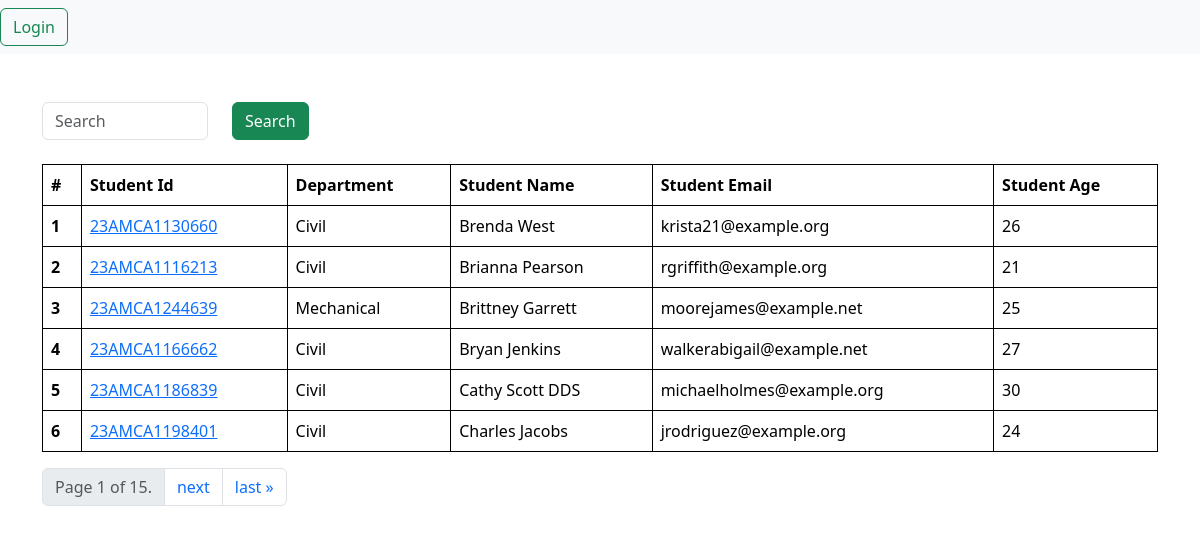
/students/, run on an earlier commit of the app's database.
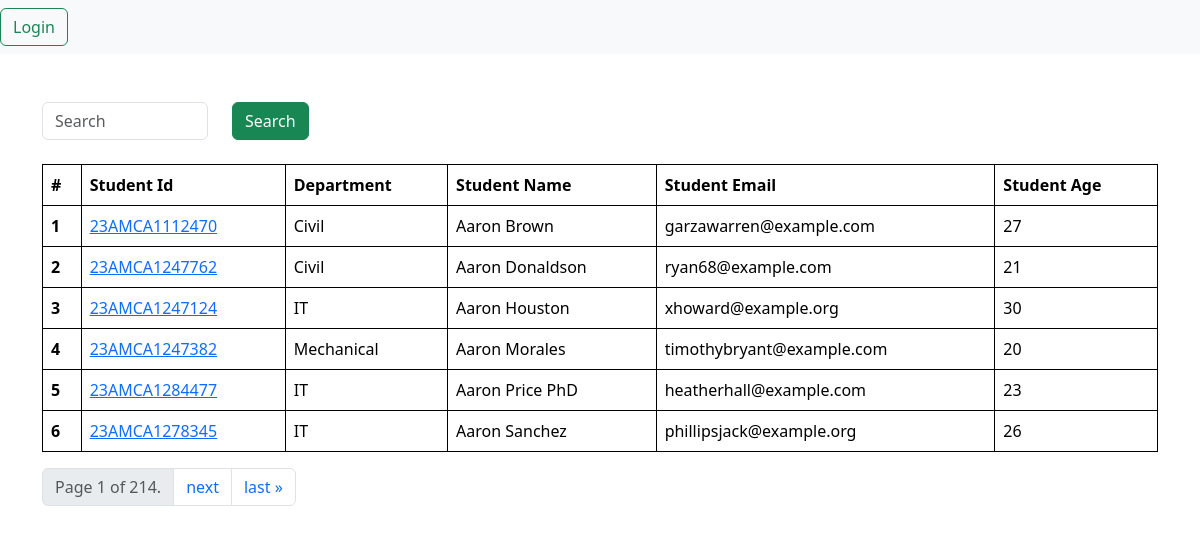
And on a later commit of the database.
### vege/models.py (models this page shows, shortened)
class Student(models.Model):
    department = models.ForeignKey(Department, related_name='depart', on_delete=models.CASCADE)
    student_id = models.OneToOneField(StudentId, related_name='studentid', on_delete=models.CASCADE)
    student_name = models.CharField(max_length=100)
    student_email = models.EmailField(unique = True)
    student_age = models.IntegerField(default=18)
    student_address = models.TextField()
    is_deleted = models.BooleanField(default=False)
    objects = StudentManager()  # custome manager
    admin_objects = models.Manager()  # built in manager
    class Meta:
        ordering = ['student_name']
        verbose_name = "student"

class StudentId(models.Model):
    student_id = models.CharField(max_length=100)
    def __str__(self):
        return self.student_id

class Department(models.Model):
    department = models.CharField(max_length=100)
    def __str__(self):
        return self.department
    class Meta:
        ordering = ['department'] # Orders departments in descending order

### vege/views.py (the view, shortened to what this page needs)
# urls.py: path('students/', get_student, name = 'students'),
def get_student(request):
    querySet = Student.objects.all()
    paginator = Paginator(querySet, 6)  # Show 6 query per page.
    page_number = request.GET.get("page", 1)  # this shows from which page to start with
    page_obj = paginator.get_page(page_number)
    print(page_obj)
    return render(request, 'report/student.html', {'querySet' : page_obj})

### vege/models.py (called while the page is built)
    def get_queryset(self):
        return super().get_queryset().filter(is_deleted = False)

### vege/templates/report/student.html (shortened to what this page needs)
{% extends "base.html" %}
{% block start %}
<div class="container mt-5">
        <form class="mb-4">
        <div class="row">
            <div class= "col-md-2">
                <input class="form-control" name="search" placeholder = "Search">
            </div>
            <div class= "col-md-6">
                <button class="btn btn-success">Search</button>
            </div>
        </div>
    </form>
    <table class="table striped">
        <thead>
          <tr>
            <th scope="col">#</th>
            <th scope="col">Student Id</th>
            <th scope="col">Department</th>
            <th scope="col">Student Name</th>
            <th scope="col">Student Email</th>
            <th scope="col">Student Age</th>
          </tr>
        </thead>
        <tbody>
            {% for student in querySet %}
          <tr>
            <th scope="row">{{forloop.counter}}</th>
            <td>
                <a href = "{% url 'see_marks' student.student_id %}"> {{student.student_id}} </a>
            </td>
            <td>{{student.department}}</td>
            <td>{{student.student_name}}</td>
            <td>{{student.student_email}}</td>
            <td>{{student.student_age}}</td>
          </tr>
          {% endfor %}
        </tbody>
      </table>
      <nav aria-label="Page navigation example">
        <ul class="pagination">
          <li class="page-item disabled">
            <span class="page-link">
              Page {{ querySet.number }} of {{ querySet.paginator.num_pages }}.
            </span>
          </li>
          {% if querySet.has_next %}
            <li class="page-item">
              <a class="page-link" href="?page={{ querySet.next_page_number }}" aria-label="Next">
                <span aria-hidden="true">next</span>
              </a>
            </li>
            <li class="page-item">
              <a class="page-link" href="?page={{ querySet.paginator.num_pages }}" aria-label="Last">
                <span aria-hidden="true">last &raquo;</span>
              </a>
            </li>
          {% endif %}
        </ul>
      </nav>
</div>
{% endblock %}

What changed in the data, as far as the page shows it:
no longer on this page (row unchanged): Student: student_id "23AMCA1130660", department "Civil", student_name "Brenda West", student_email "krista21@example.org", student_age "26"
no longer on this page (row unchanged): Student: student_id "23AMCA1116213", department "Civil", student_name "Brianna Pearson", student_email "rgriffith@example.org", student_age "21"
no longer on this page (row unchanged): Student: student_id "23AMCA1244639", department "Mechanical", student_name "Brittney Garrett", student_email "moorejames@example.net", student_age "25"
no longer on this page (row unchanged): Student: student_id "23AMCA1166662", department "Civil", student_name "Bryan Jenkins", student_email "walkerabigail@example.net", student_age "27"
no longer on this page (row unchanged): Student: student_id "23AMCA1186839", department "Civil", student_name "Cathy Scott DDS", student_email "michaelholmes@example.org", student_age "30"
no longer on this page (row unchanged): Student: student_id "23AMCA1198401", department "Civil", student_name "Charles Jacobs", student_email "jrodriguez@example.org", student_age "24"
added Student: student_id "23AMCA1112470", department "Civil", student_name "Aaron Brown", student_email "garzawarren@example.com", student_age "27"
added Student: student_id "23AMCA1247762", department "Civil", student_name "Aaron Donaldson", student_email "ryan68@example.com", student_age "21"
added Student: student_id "23AMCA1247124", department "IT", student_name "Aaron Houston", student_email "xhoward@example.org", student_age "30"
added Student: student_id "23AMCA1247382", department "Mechanical", student_name "Aaron Morales", student_email "timothybryant@example.com", student_age "20"
added Student: student_id "23AMCA1284477", department "IT", student_name "Aaron Price PhD", student_email "heatherhall@example.com", student_age "23"
added Student: student_id "23AMCA1278345", department "IT", student_name "Aaron Sanchez", student_email "phillipsjack@example.org", student_age "26"
Also different on the page:
{{ querySet.paginator.num_pages }}: "15" → "214"
